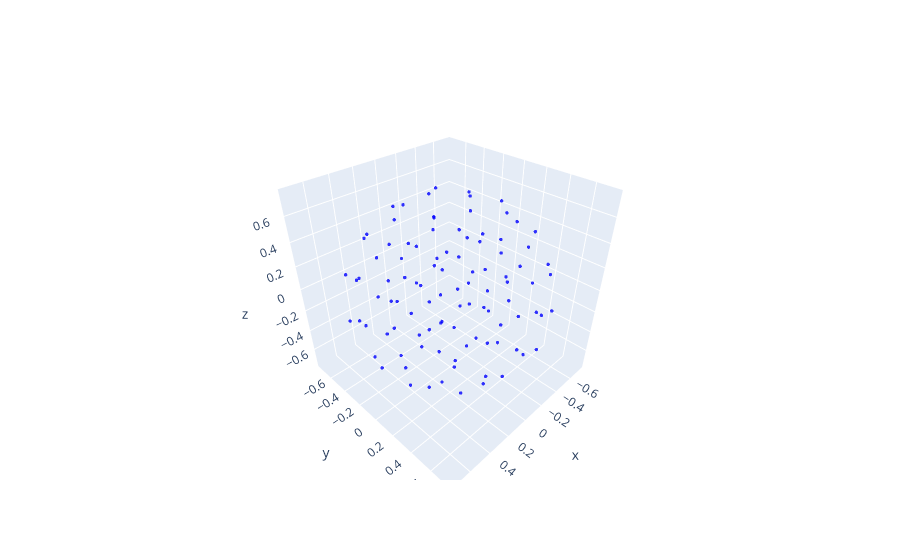

Notebook source saved alongside this figure:
### Code cell
from torch_pointcloud.utils.geometry import gradient_optimization_spherical_points, spherical_points_lloyd
from torch_pointcloud.utils.plotly import plot_points

kernel_points_v2, grad = gradient_optimization_spherical_points(
    radius=1.0,
    num_points=100,
    fixed='none',
    ratio=0.66,
)

plot_points(kernel_points_v2)
